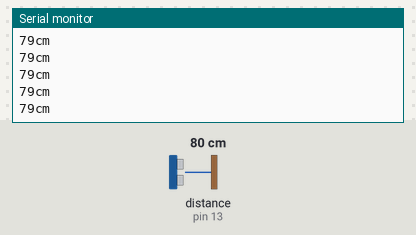
Simulated run of this sketch. Board: Arduino Uno, built with avr-gcc and run on an emulated ATmega328P. On the bench: the last lines printed to the serial monitor. Wiring (inferred from the names in the program): ultrasonic range finder: trigger pin 12; echo pin 13. Inputs (shaded band) come from the test bench; at power-on: distance to the obstacle (sensor on pin 13) 80 cm. The echo pulse lasts 58.3 µs per cm.

Above: at 1.2 s.
1.3 s: distance to the obstacle (sensor on pin 13) set to 2 cm
At 1.71 s:
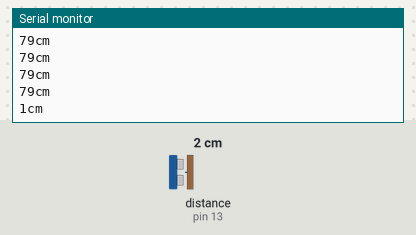
2.8 s: distance to the obstacle (sensor on pin 13) set to 4 cm
At 2.97 s:
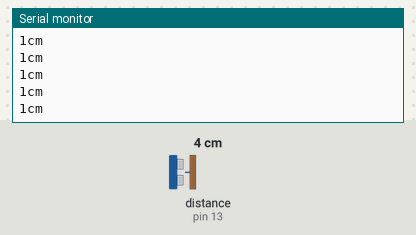
Timing chart, 0 to 5.8 s (numbered marks = the images above; inputs shaded):
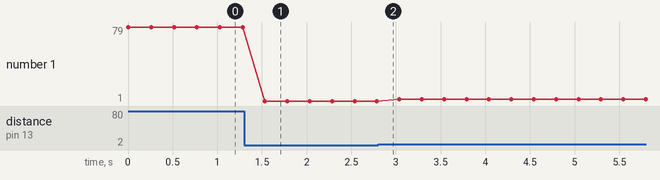

Measured:
- after the input at 1.3 s, the serial monitor: prints a new line after 0.23 s (image 1)
- plotted number 1: 79 → 1 after the input at 1.3 s, 1 → 3 after the input at 2.8 s

The sketch:

HC_SR04_SimpleDistanceReading_v2.ino
```cpp
/*
 HC-SR04 Ultrasonic Sensor
 Range: 2 cm - 400 cm
 Resolution: 0,3 cm
 Echo (receives the signal) to Arduino pin 13
 Trig (sends the signal) to Arduino pin 12
 VCC to arduino 5v, GND to arduino GND
 */

int trigPin = 12;
int echoPin = 13;
long duration, cm;

void setup() {
  //Serial Port begin
  Serial.begin (9600);
  //Define inputs and outputs
  pinMode(trigPin, OUTPUT);
  pinMode(echoPin, INPUT);
}

void loop()
{
 // The sensor is triggered by a HIGH pulse of 10 or more microseconds.
  // Give a short LOW pulse beforehand to ensure a clean HIGH pulse:
  digitalWrite(trigPin, LOW);
  delayMicroseconds(5);
  digitalWrite(trigPin, HIGH);
  delayMicroseconds(10);
  digitalWrite(trigPin, LOW);

  // Read the signal from the sensor: a HIGH pulse whose
  // duration is the time (in microseconds) from the sending
  // of the ping to the reception of its echo off of an object.
  duration = pulseIn(echoPin, HIGH);

  // convert the time into a distance
  cm = (duration/2) / 29.1;

  Serial.print(cm);
  Serial.print("cm");
  Serial.println();

  delay(250);
}
```
